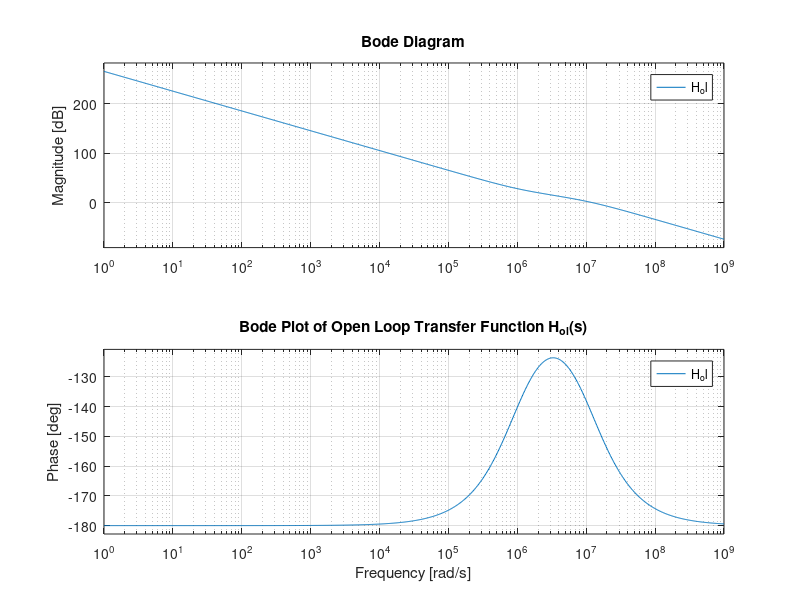
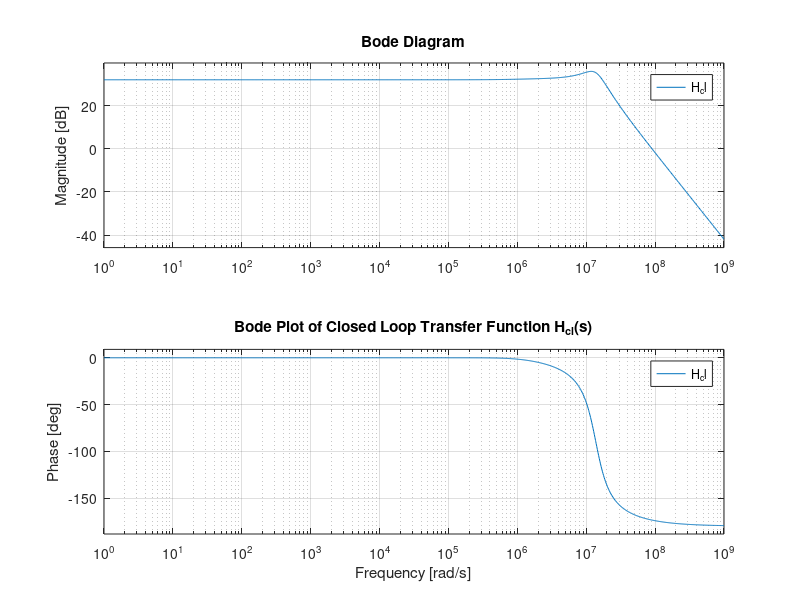

Recreate these plots in MATLAB, in order.
% MATLAB Script to generate Bode plot

% Given parameters
I_cp = 400e-6;               % Charge pump current (A)
Kvco = 12.57e9;              % VCO gain (rad/(V*s))
C1 = 1000e-12;               % Capacitance C1 (F)
C2 = 100e-12;                % Capacitance C2 (F)
R1 = 1e3;                    % Resistance R1 (Ohms)
N = 40;                      % Divider value
f_ripple = 156.25e6;         % Ripple frequency

% Calculate Z(s) components
s = tf('s');                 % Define Laplace variable

Z_s = (1/(s*(C1+C2))) * ((1 + s*R1*C1) / (1 + s*R1*C1*C2/(C1+C2)));

% Open-loop transfer function H_ol(s)
H_ol = (I_cp / (2*pi)) * Z_s * (Kvco / s) * (1/N);

% Closed-loop transfer function H_cl(s)
H_cl = ((I_cp / (2*pi)) * Z_s * (Kvco / s)) / (1 + (I_cp / (2*pi)) * Z_s * (Kvco / s) * (1/N));

% Generate Bode plot for open-loop
figure;
bode(H_ol,{1, 1e9});
grid on;
title('Bode Plot of Open Loop Transfer Function H_{ol}(s)');

% Calculate and display phase margin and gain margin for open-loop
[gm_ol, pm_ol, wg_ol, wp_ol] = margin(H_ol);
fprintf('Open-loop Gain Margin: %.2f dB\n', 20*log10(gm_ol));
fprintf('Open-loop Phase Margin: %.2f degrees\n', pm_ol);
fprintf('Open-loop Gain Crossover Frequency: %.2f Hz\n', wg_ol / (2*pi));
fprintf('Open-loop Phase Crossover Frequency: %.2f Hz\n', wp_ol / (2*pi));

% Generate Bode plot for closed-loop
figure;
bode(H_cl,{1, 1e9});
grid on;
title('Bode Plot of Closed Loop Transfer Function H_{cl}(s)');

% Calculate and display closed-loop bandwidth
[mag, ~, w] = bode(H_cl, {1, 1e9});
mag = squeeze(mag);
mag_at_0 = mag(1); % Magnitude at f = 0 Hz
half_mag_idx = find(mag <= (mag_at_0 / sqrt(2)), 1); % -3 dB point relative to f = 0 Hz
if ~isempty(half_mag_idx)
    bw = w(half_mag_idx) / (2*pi); % Convert rad/s to Hz
    fprintf('Closed-loop Bandwidth: %.2f MHz\n', bw/(1e6));
else
    fprintf('Closed-loop Bandwidth could not be determined.\n');
end

% Calculate magnitude of closed-loop response at f_ripple
omega_ripple = 2 * pi * f_ripple; % Convert f_ripple to angular frequency
[mag_ripple, ~] = bode(H_cl, omega_ripple);
mag_ripple_db = 20 * log10(squeeze(mag_ripple)); % Convert magnitude to dB
fprintf('Magnitude of Closed-loop Response at %.2f MHz: %.2f dB\n', f_ripple / 1e6, mag_ripple_db);